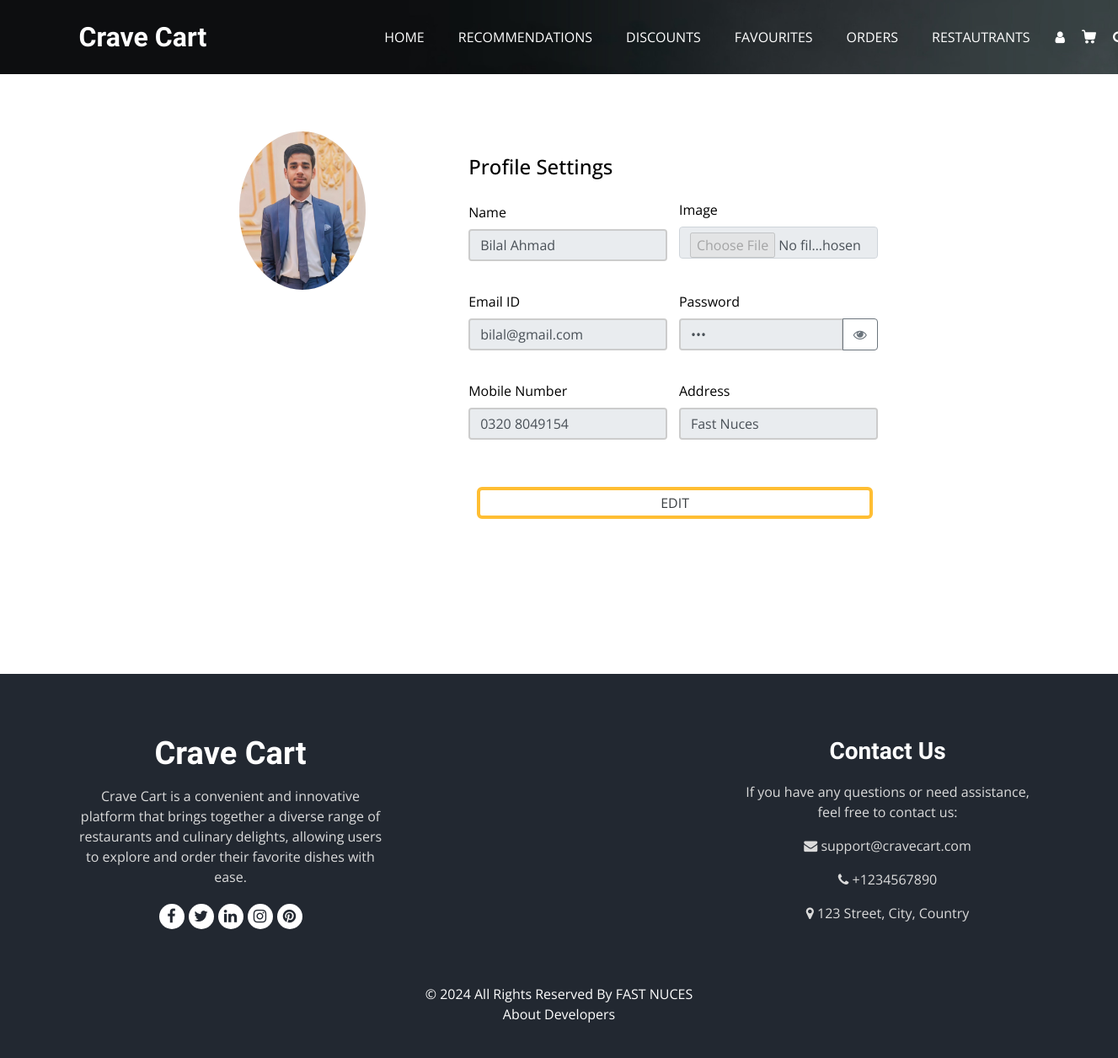
The page /profile (signed in) on the database as committed earlier.
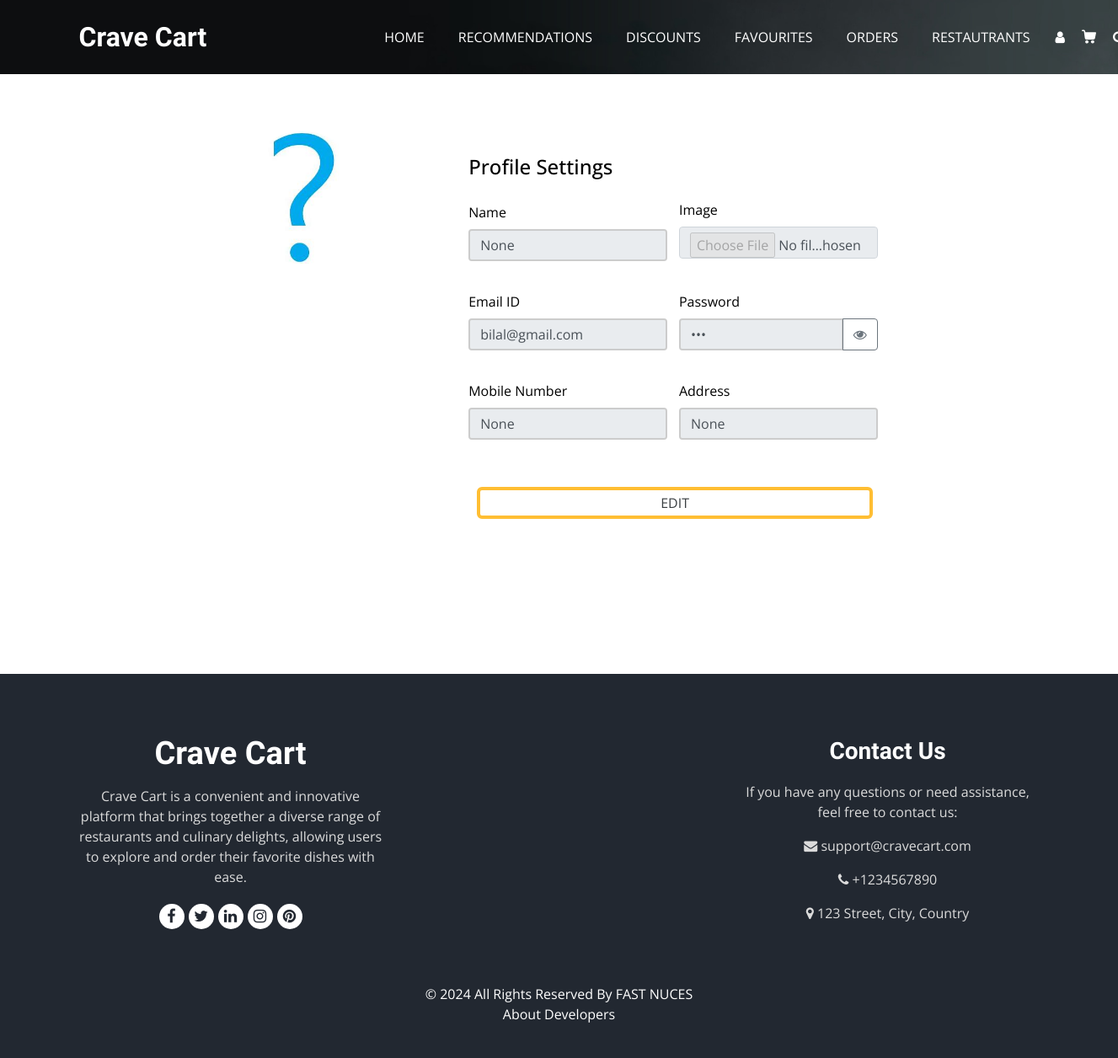
The same page on the database as committed later.
### tables this page shows
CREATE TABLE Customers (
                        CustomerID INTEGER PRIMARY KEY AUTOINCREMENT,
                        Email TEXT,
                        Password TEXT,
                        Name TEXT,
                        Address TEXT,
                        Phone TEXT,
                        Image TEXT,
                        RegistrationDate TEXT,
                        Blocked INTEGER DEFAULT 0,
                        BlockedByAdmin INTEGER DEFAULT NULL,
                        FOREIGN KEY (BlockedByAdmin) REFERENCES Admin(AdminID)
                    );

### userEndpoints.py (the view, shortened to what this page needs)
@User.route('/profile', methods=['GET', 'POST'])
def profile():
    if 'username' not in session:
        return redirect('/login')
    if not DataBase.is_customer(session['username'],session['email'],session['password']):
        return render_template('404.html'), 404
    data = DataBase.get_customer_info(id = session['username'])
    print(data)
    return render_template('user/profile.html',data=data)

### DataBase.py (called while the page is built)
def is_customer(id,email,password):
    try:
        cursor.execute('''SELECT * FROM Customers where CustomerID=? AND email = ? AND password=?;''',[id,email,password])
        ans = cursor.fetchone()
        if ans:
            return True
        else:
            return False
    except Exception as e:
        print(e)
        return False

def get_customer_info(id):
    try:
        cursor.execute('''SELECT Email,Password,Name,Address,Phone,Image FROM Customers where Customerid = ?;''',[id])
        return cursor.fetchone()
    except Exception as e:
        print(str(e))
        return []

### templates/user/profile.html (shortened to what the changed rows need)
<!DOCTYPE html>
<html>
  <head>
    <link
      rel="stylesheet"
      type="text/css"
      href="{{url_for('static',filename='css/bootstrap.css')}}"
    />
    <link
      rel="stylesheet"
      type="text/css"
      href="https://cdnjs.cloudflare.com/ajax/libs/OwlCarousel2/2.3.4/assets/owl.carousel.min.css"
    />
    <link
      rel="stylesheet"
      href="https://cdnjs.cloudflare.com/ajax/libs/jquery-nice-select/1.1.0/css/nice-select.min.css"
    />
    <link
      href="{{url_for('static',filename='css/font-awesome.min.css')}}"
      rel="stylesheet"
    />
    <link
      href="{{url_for('static',filename='css/style.css')}}"
      rel="stylesheet"
    />
    <link
      href="{{url_for('static',filename='css/responsive.css')}}"
      rel="stylesheet"
    />
  </head>
  <body class="sub_page">
    <div class="container-add rounded #3a3f42 mt-5 mb-5">
      <img
        class="rounded-circle profile-image"
        src="{{ url_for('static', filename='images/' + data[5]) }}"
      />
      <div class="row">
        <div class="col-md-4 border-right">
        </div>
        <div class="col-md-8 border-right">
          <div class="p-3 py-5">
            <form
              id="profile-form"
              action="/profile"
              method="POST"
              enctype="multipart/form-data"
            >
              <div class="form-group">
                <div class="input-group">
                  <input
                    type="text"
                    class="form-control"
                    placeholder="name"
                    id="name"
                    name="name"
                    value="{{data[2]}}"
                    readonly
                  />
                </div>
              </div>
              <div class="form-group">
                <div class="input-group">
                  <input
                    type="file"
                    id="image"
                    name="image"
                    accept="image/jpeg"
                    class="form-control"
                    value="{{ data[5] }}"
                    disabled
                  />
                </div>
              </div>
              <div class="form-group">
                <div class="input-group">
                  <input
                    type="email"
                    class="form-control"
                    name="email"
                    placeholder="enter email id"
                    id="email"
                    value="{{data[0]}}"
                    readonly
                  />
                </div>
              </div>
              <div class="form-group">
                <div class="input-group">
                  <input
                    type="password"
                    class="form-control"
                    name="password-input"
                    id="password-input"
                    placeholder="password"
                    value="{{data[1]}}"
                    readonly
                  />
                  <div class="input-group-append">
                    <button
                      class="btn btn-outline-secondary toggle-password"
                      type="button"
                    >
                    </button>
                  </div>
                </div>
              </div>
              <div class="form-group">
                <div class="input-group">
                  <input
                    type="text"
                    class="form-control"
                    placeholder="enter phone number"
                    id="phone"
                    name="phone"
                    value="{{data[4]}}"
                    readonly
                  />
                </div>
              </div>
              <div class="form-group">
                <div class="input-group">
                  <input
                    type="text"
                    id="address"
                    name="address"
                    class="form-control"
                    placeholder="enter address"
                    value="{{data[3]}}"
                    readonly
                  />
                </div>
              </div>
            </form>
          </div>
        </div>
      </div>
    </div>
    <br /><br /><br />
  </body>
</html>

Rows that differ between the two databases and show on the page:
changed Customers "bilal@gmail.com": Image: picture removed, a placeholder shows; name "Bilal Ahmad" → (not shown); phone "0320 8049154" → (not shown); address "Fast Nuces" → (not shown)
Other text that changed with them:
form field name: (not shown) → "None"
form field phone: (not shown) → "None"
form field address: (not shown) → "None"
